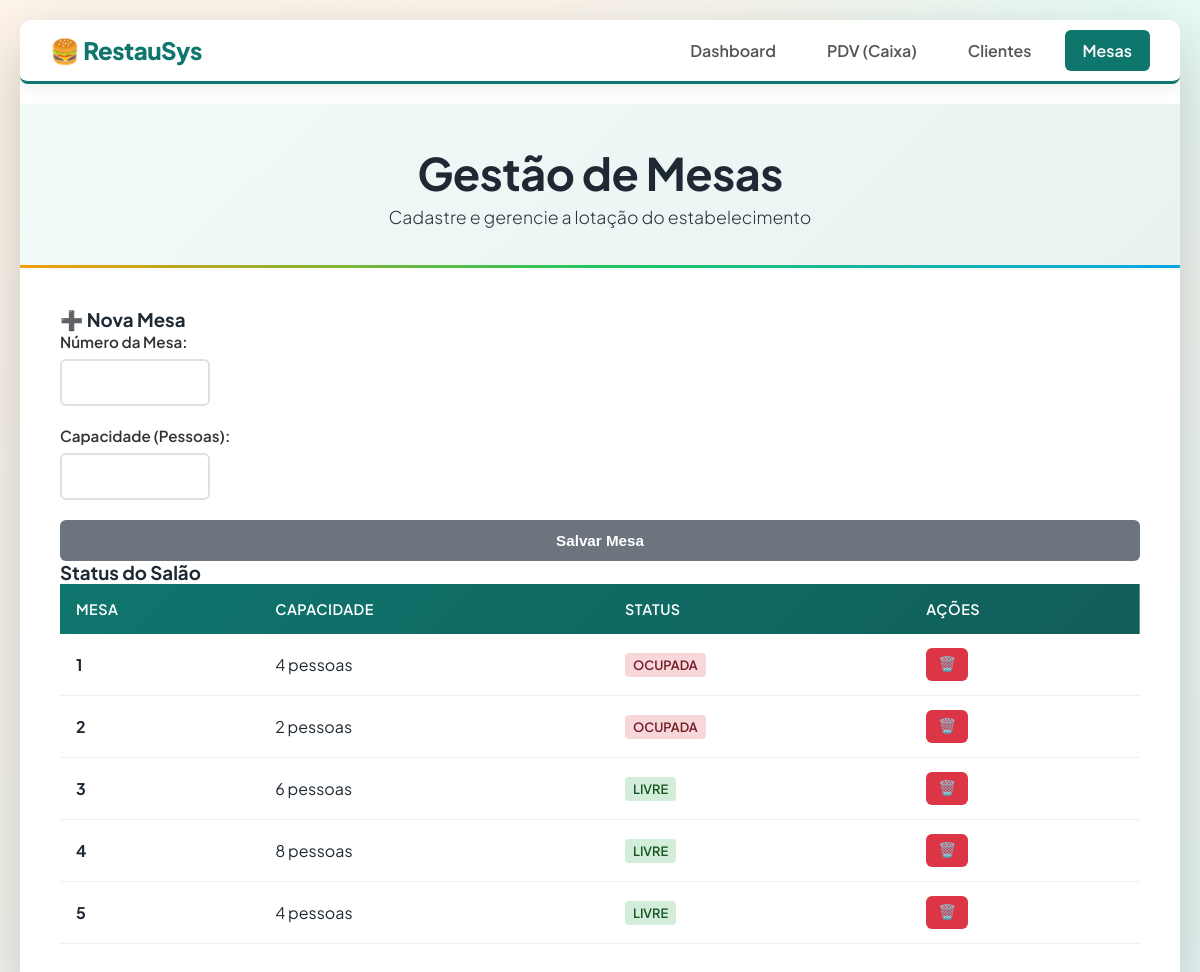
/pages/mesas.php, run on the app's committed database.
### tables this page shows
CREATE TABLE mesas (
    id_mesa INTEGER PRIMARY KEY AUTOINCREMENT,
    numero INTEGER NOT NULL UNIQUE,
    capacidade INTEGER NOT NULL,
    status TEXT NOT NULL DEFAULT 'livre' CHECK (status IN ('livre','ocupada','reservada'))
);

### config/config.php (called while the page is built, shortened)
<?php
$pdo = initialize_database(DB_PATH, false);
function query_all(string $sql, array $params = []): array
{
    global $pdo;
    $stmt = $pdo->prepare($sql);
    $stmt->execute($params);
    return $stmt->fetchAll() ?: [];
}

### pages/mesas.php (the view, shortened to what this page needs)
<?php
require_once __DIR__ . "/../config/config.php";
$mesas = query_all("SELECT * FROM mesas ORDER BY numero ASC");
?>
<!DOCTYPE html>
<html lang="pt-BR">
<head>
    <link rel="stylesheet" href="../css/style.css">
</head>
<body>
    <div class="container">
        <nav class="navbar">
            <div class="nav-logo">🍔 RestauSys</div>
            <ul class="nav-links">
                <li><a href="../index.php">Dashboard</a></li>
                <li><a href="pedidos.php">PDV (Caixa)</a></li>
                <li><a href="clientes.php">Clientes</a></li>
                <li><a href="mesas.php" class="active">Mesas</a></li>
            </ul>
        </nav>
        <header>
            <div class="header-content">
                <h1>Gestão de Mesas</h1>
                <p class="header-subtitle">Cadastre e gerencie a lotação do estabelecimento</p>
            </div>
        </header>
        <main>
            <div class="dashboard-grid">
                <div class="card" style="border-top-color: #6c757d;">
                    <h3>➕ Nova Mesa</h3>
                    <form method="POST" class="formulario">
                        <div class="form-grupo">
                            <label>Número da Mesa:</label>
                            <input type="number" name="numero" required>
                        </div>
                        <div class="form-grupo">
                            <label>Capacidade (Pessoas):</label>
                            <input type="number" name="capacidade" required>
                        </div>
                        <button type="submit" class="btn " style="background: #6c757d; color: white;">Salvar Mesa</button>
                    </form>
                </div>
                <div class="card" style="border-top-color: #e83e8c;">
                    <h3>Status do Salão</h3>
                    <div style="max-height: 400px; overflow-y: auto;">
                        <table class="tabela">
                            <thead>
                                <tr>
                                    <th>Mesa</th>
                                    <th>Capacidade</th>
                                    <th>Status</th>
                                    <th>Ações</th>
                                </tr>
                            </thead>
                            <tbody>
                                <?php foreach($mesas as $m): ?>
                                <tr>
                                    <td><strong><?=$m["numero"]?></strong></td>
                                    <td><?=$m["capacidade"]?> pessoas</td>
                                    <td>
                                        <span class="status-badge status-<?=$m["status"]?>"><?=$m["status"]?></span>
                                    </td>
                                    <td>
                                        <form method="POST" style="display:inline;" onsubmit="return confirm('Deseja remover esta mesa?');">
                                            <button type="submit" class="btn btn-remover" title="Remover">🗑️</button>
                                        </form>
                                    </td>
                                </tr>
                                <?php endforeach; ?>
                            </tbody>
                        </table>
                    </div>
                </div>
            </div>
        </main>
    </div>
</body>
</html>

### css/style.css (style rules this page uses)
:root { --bg-start: #fef3e7; --bg-end: #e8f6f2; --surface: #ffffff; --surface-muted: #f7f5f2; --ink: #1f2933; --muted: #6b7280; --accent: #0f766e; --accent-strong: #115e59; --accent-soft: #e7f7f4; --accent-2: #f59e0b; --accent-3: #ef4444; --accent-4: #0ea5e9; --shadow-strong: 0 20px 60px rgba(15, 23, 42, 0.22); --shadow-soft: 0 4px 16px rgba(15, 23, 42, 0.08); }
* { margin: 0; padding: 0; box-sizing: border-box; }
body { font-family: "Plus Jakarta Sans", "Noto Sans", sans-serif; background: radial-gradient(1200px 600px at 10% -10%, #fff6ec 0%, transparent 60%), radial-gradient(900px 500px at 100% 0%, #e7fbf6 0%, transparent 55%), linear-gradient(135deg, var(--bg-start) 0%, var(--bg-end) 100%); min-height: 100vh; padding: 20px; color: var(--ink); }
.container { max-width: 1200px; margin: 0 auto; background: var(--surface); border-radius: 12px; box-shadow: var(--shadow-strong); overflow: hidden; }
header { background: linear-gradient(135deg, #f2fbf8 0%, #e8f2f1 100%); color: var(--ink); padding: 40px 30px; text-align: center; position: relative; }
header::after { content: ''; position: absolute; bottom: 0; left: 0; right: 0; height: 3px; background: linear-gradient(90deg, var(--accent-2), #22c55e, var(--accent-4)); }
.header-content h1 { font-size: 2.8em; font-weight: 700; margin-bottom: 5px; letter-spacing: -0.5px; }
.header-subtitle { font-size: 1.1em; opacity: 0.95; font-weight: 300; }
main { padding: 40px; }
.navbar { background: var(--surface); padding: 15px 30px; display: flex; justify-content: space-between; align-items: center; box-shadow: var(--shadow-soft); margin-bottom: 20px; border-radius: 8px; border-bottom: 3px solid var(--accent); }
.nav-logo { font-size: 1.5em; font-weight: 800; color: var(--accent); letter-spacing: -0.5px; }
.nav-links { list-style: none; display: flex; gap: 15px; }
.nav-links a { text-decoration: none; color: #555; font-weight: 600; padding: 10px 18px; border-radius: 6px; transition: all 0.3s; }
.nav-links a.active { background: var(--accent); color: white; }
.formulario { display: flex; flex-direction: column; gap: 20px; }
.form-grupo { display: flex; flex-direction: column; gap: 8px; }
.form-grupo label { font-weight: 600; color: #333; font-size: 0.95em; display: flex; align-items: center; gap: 8px; }
.form-grupo input, .form-grupo select { padding: 12px; border: 2px solid #e0e0e0; border-radius: 6px; font-size: 0.95em; transition: all 0.3s; font-family: inherit; }
.form-grupo input[type="number"] { max-width: 150px; }
.btn { padding: 12px 20px; border: none; border-radius: 6px; font-weight: 600; cursor: pointer; font-size: 0.95em; transition: all 0.3s; display: inline-flex; align-items: center; gap: 8px; justify-content: center; }
.btn-remover { background-color: #dc3545; color: white; padding: 8px 12px; font-size: 0.9em; }
.tabela { width: 100%; border-collapse: collapse; background: white; }
.tabela thead { background: linear-gradient(135deg, var(--accent) 0%, var(--accent-strong) 100%); color: white; }
.tabela th { padding: 16px; text-align: left; font-weight: 600; text-transform: uppercase; font-size: 0.9em; letter-spacing: 0.5px; }
.tabela td { padding: 14px 16px; border-bottom: 1px solid #f0f0f0; }
.status-badge { display: inline-block; padding: 4px 8px; border-radius: 4px; font-size: 0.8em; font-weight: 600; text-transform: uppercase; }
.status-livre { background: #d4edda; color: #155724; }
.status-ocupada { background: #f8d7da; color: #721c24; }

### data on the page
mesas: numero "1", capacidade "4", status "OCUPADA"
mesas: numero "2", capacidade "2", status "OCUPADA"
mesas: numero "3", capacidade "6", status "LIVRE"
mesas: numero "4", capacidade "8", status "LIVRE"
mesas: numero "5", capacidade "4", status "LIVRE"
